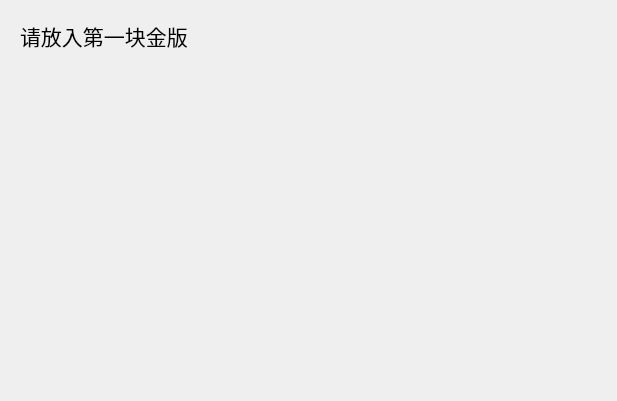
<?xml version="1.0" encoding="UTF-8"?>
<ui version="4.0">
 <class>ec_loss_dialog</class>
 <widget class="QDialog" name="ec_loss_dialog">
  <property name="geometry">
   <rect>
    <x>0</x>
    <y>0</y>
    <width>617</width>
    <height>401</height>
   </rect>
  </property>
  <property name="windowTitle">
   <string>中云信安线损计算</string>
  </property>
  <widget class="QLabel" name="info_label">
   <property name="geometry">
    <rect>
     <x>20</x>
     <y>20</y>
     <width>571</width>
     <height>351</height>
    </rect>
   </property>
   <property name="font">
    <font>
     <family>宋体</family>
     <pointsize>16</pointsize>
    </font>
   </property>
   <property name="text">
    <string>请放入第一块金版</string>
   </property>
   <property name="alignment">
    <set>Qt::AlignLeading|Qt::AlignLeft|Qt::AlignTop</set>
   </property>
   <property name="wordWrap">
    <bool>true</bool>
   </property>
  </widget>
 </widget>
 <resources/>
 <connections/>
</ui>
